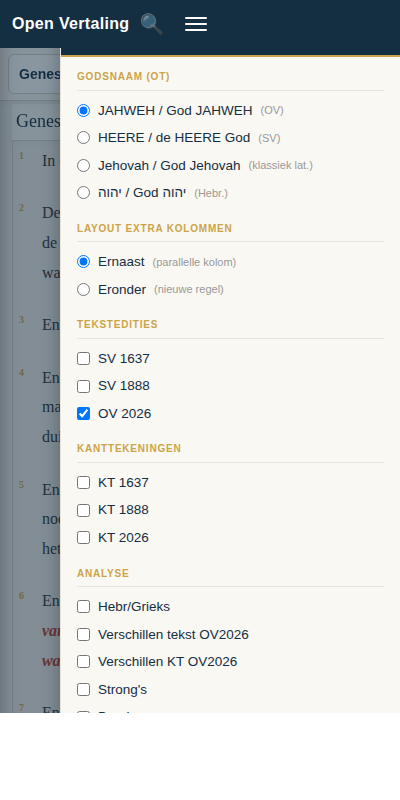
#> input picture .mobile-shots/06_opties_drawer.png, 400 x 800 px
$ python process_generated_wiki_image.py ../.mobile-shots/06_opties_drawer.png ../.mobile-shots/01_initial.png
#> lines starting #> are read from the running program, lines starting #| are printed output that depends on the picture
#!/usr/bin/env python3
"""Optimaliseer een gegenereerde wiki-illustratie naar de vaste 640px-WebP."""

from __future__ import annotations

import argparse
from pathlib import Path

from PIL import Image


def main() -> None:
    parser = argparse.ArgumentParser()
    parser.add_argument("source", type=Path)
    parser.add_argument("target", type=Path)
    args = parser.parse_args()

    args.target.parent.mkdir(parents=True, exist_ok=True)
    with Image.open(args.source) as source:
#> source is the input picture: PIL image 400x800 RGB; mean R, G, B 215.9, 217.7, 216.3
        image = source.convert("RGB").resize((640, 640), Image.Resampling.LANCZOS)
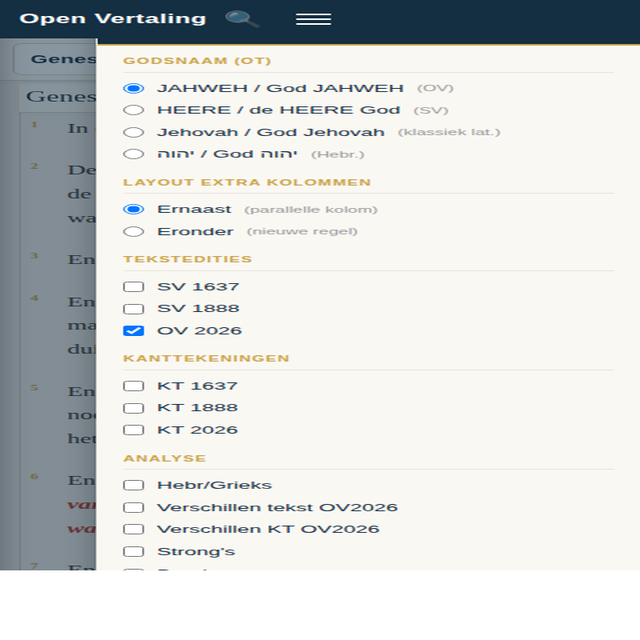
#> image: PIL image 640x640 RGB; mean R, G, B 215.8, 217.6, 216.2
        image.save(args.target, "WEBP", quality=86, method=6)

    with Image.open(args.target) as result:
        if result.format != "WEBP" or result.size != (640, 640):
            raise RuntimeError(f"Ongeldige uitvoer: {args.target} {result.format} {result.size}")

    print(args.target.as_posix())


if __name__ == "__main__":
    main()

$ run again, on .mobile-shots/03_full.png
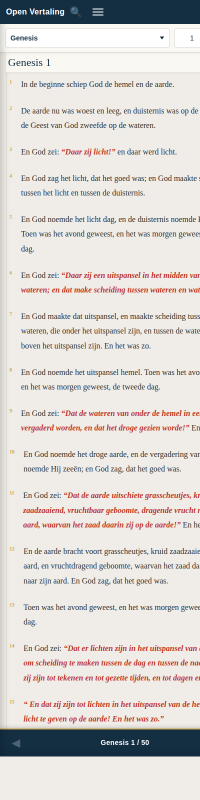
#> input picture .mobile-shots/03_full.png, 400 x 1600 px (shown at 1/2 size)
#> in main, source is the input picture: PIL image 400x1600 RGB; mean R, G, B 219.1, 214.8, 211.3
#> in main, `image = source.convert("RGB").resize((640, 640), Image.Resampling.LANC..`:
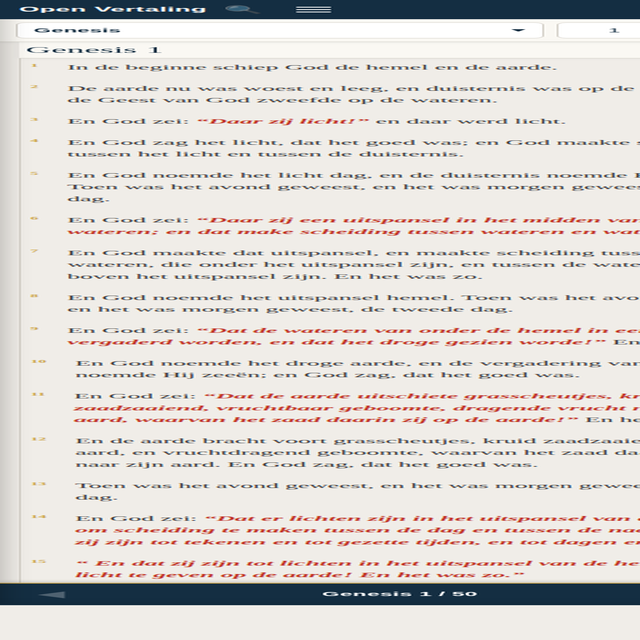
#> image: PIL image 640x640 RGB; mean R, G, B 219, 214.8, 211.3

$ run again, on .mobile-shots/04_debug.png
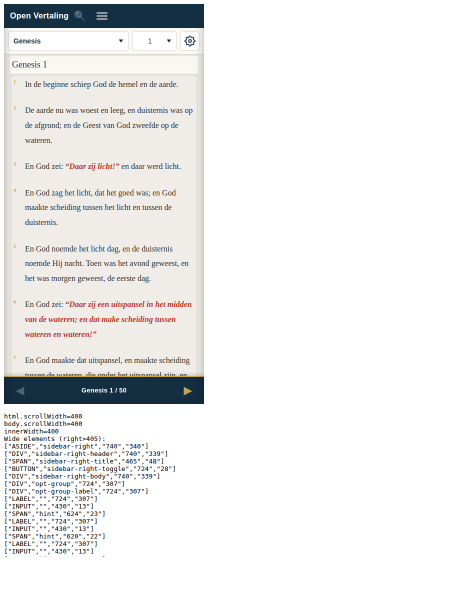
#> input picture .mobile-shots/04_debug.png, 900 x 1200 px (shown at 1/2 size)
#> in main, source is the input picture: PIL image 900x1200 RGB; mean R, G, B 238.3, 238.1, 237.5
#> in main, `image = source.convert("RGB").resize((640, 640), Image.Resampling.LANC..`:
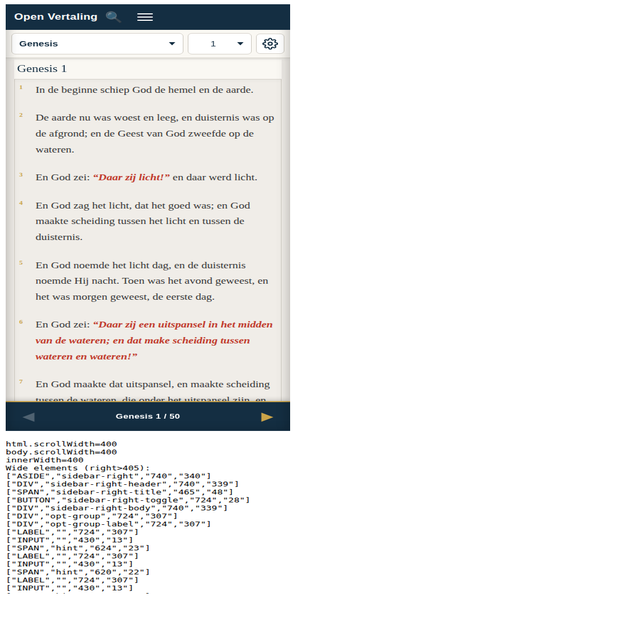
#> image: PIL image 640x640 RGB; mean R, G, B 238, 237.9, 237.3

$ run again, on .mobile-shots/05_opties_open.png
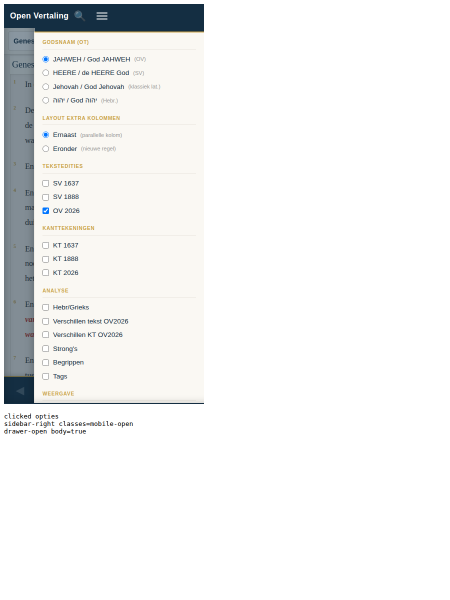
#> input picture .mobile-shots/05_opties_open.png, 900 x 1200 px (shown at 1/2 size)
#> in main, source is the input picture: PIL image 900x1200 RGB; mean R, G, B 241.8, 242.3, 241.9
#> in main, `image = source.convert("RGB").resize((640, 640), Image.Resampling.LANC..`:
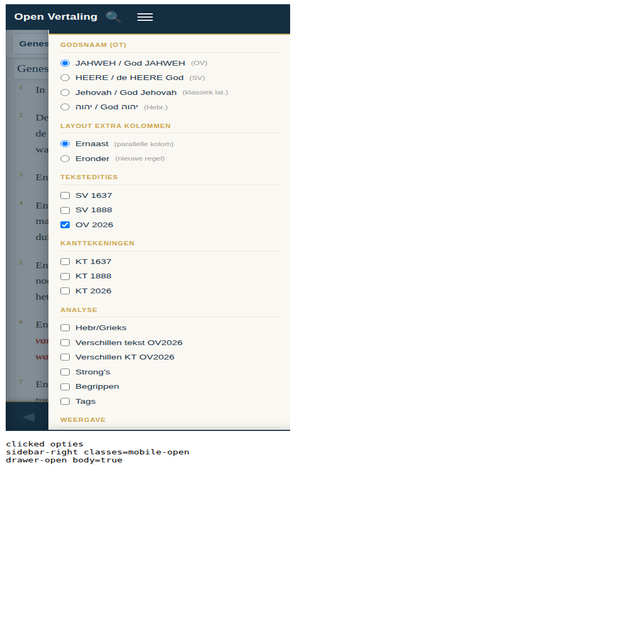
#> image: PIL image 640x640 RGB; mean R, G, B 241.7, 242.3, 241.8
